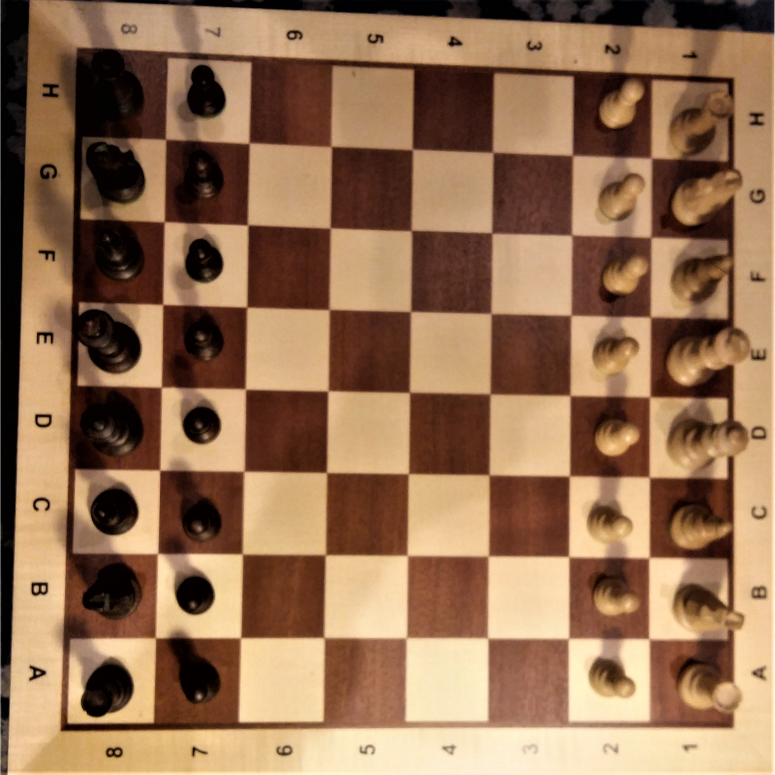
#> input picture src/imgs/szaszki.jpg, 2324 x 2324 px, found by its file name (shown at 1/3 size)
$ python test.py
#> lines starting #> are read from the running program, lines starting #| are printed output that depends on the picture; after the words box and inside, x2 and y2 are one past the last pixel; in counts of white or black regions, pixels touching at a corner belong together
import cv2
import numpy as np

img = cv2.imread('szaszki.jpg')
#> img is the input picture: shape (2324, 2324, 3); mean B, G, R 82.9, 112.4, 148.1
#img = cv2.resize(img,None,fx=0.4,fy=0.4)
gray = cv2.cvtColor(img,cv2.COLOR_BGR2GRAY)
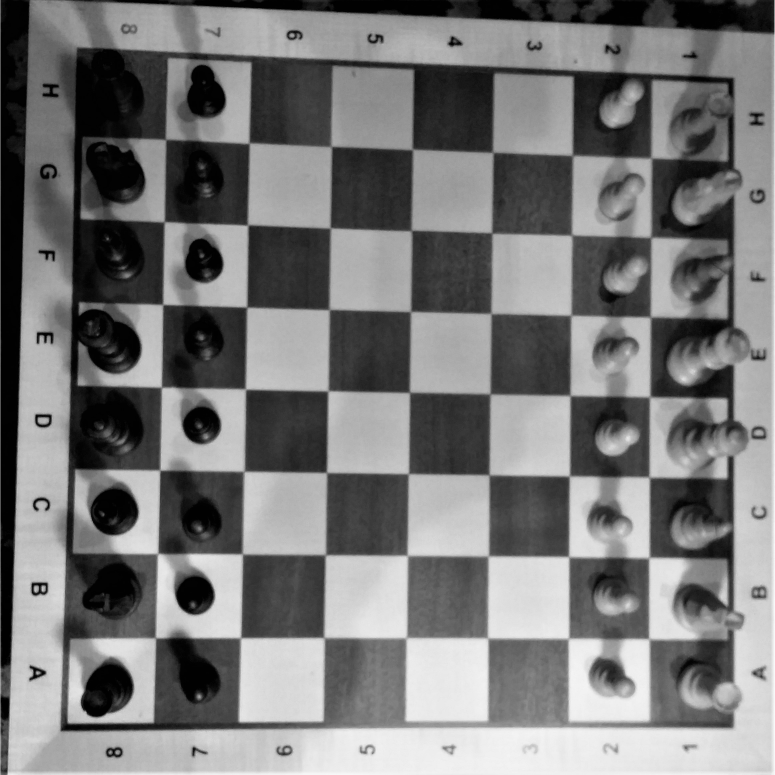
#> gray: shape (2324, 2324) (shown at 1/3 size); min 0, max 255, mean 119.7

# wykryte krawedzie
edges = cv2.Canny(gray,50,150)
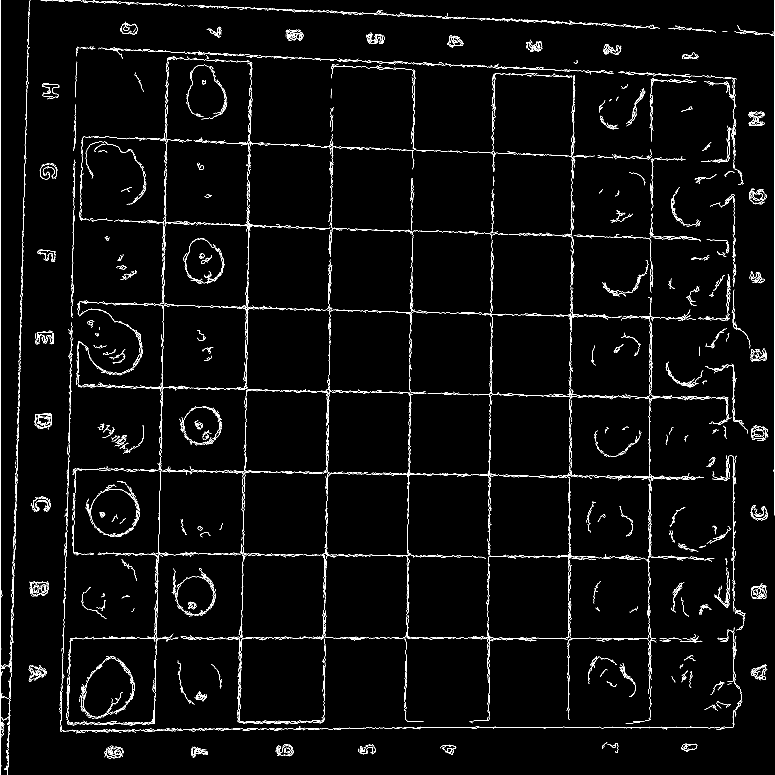
#> edges: shape (2324, 2324) (shown at 1/3 size); 2% white in thin lines or dots
cv2.imwrite('edges.jpg',edges)

# pogrubienie
kernel = np.ones((5,5),np.uint8)
dilation = cv2.dilate(edges,kernel,iterations = 1)
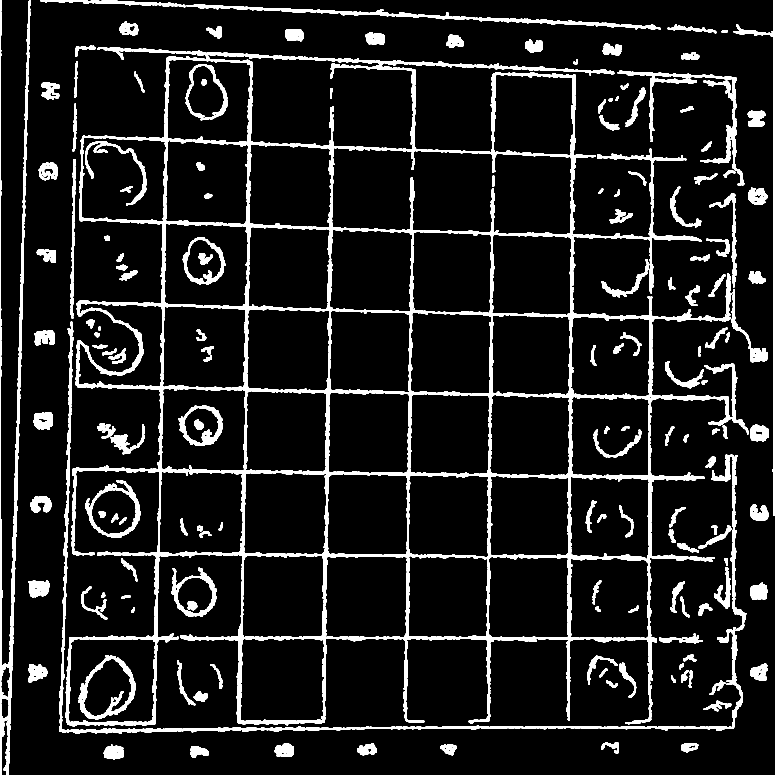
#> dilation: shape (2324, 2324) (shown at 1/3 size); 9.8% white; 168 white regions, largest, box (x1, y1, x2, y2) and area: (197, 141, 2246, 2179) 261179, (177, 965, 2229, 2202) 27702, (0, 0, 93, 2324) 27339
cv2.imwrite('dilation.jpg',dilation)

# rozmycie gaussa
gausiian = cv2.GaussianBlur(dilation,(3,3),0)
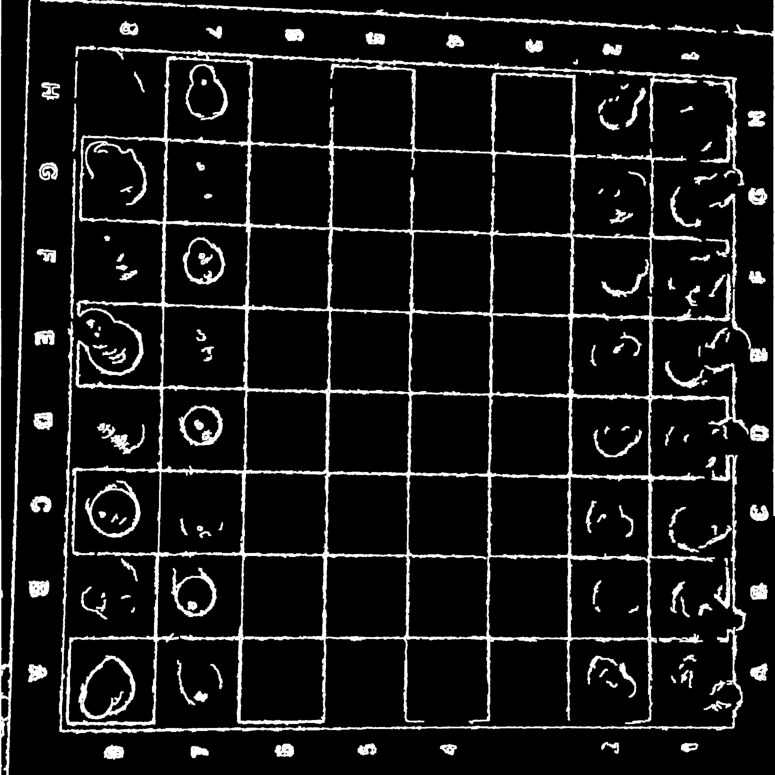
#> gausiian: shape (2324, 2324) (shown at 1/3 size); min 0, max 255, mean 24.9
cv2.imwrite('gaussian.jpg',gausiian)


minLineLength = 100
maxLineGap = 50
lines = cv2.HoughLinesP(gausiian,1,np.pi/180,100,minLineLength,maxLineGap)
#> lines = 1198 rows, first 6: [0, 2323, 0, 0], [1, 2323, 1, 0], [3, 2323, 3, 0], [1111, 1418, 2114, 1435], [751, 457, 756, 183], [486, 943, 495, 449]

width, higth, channels = img.shape
#> width = 2324; higth = 2324; channels = 3

blank_image = np.zeros((width, higth, channels), np.uint8)

for line in lines:
    for x1,y1,x2,y2 in line:
        cv2.line(blank_image,(x1,y1),(x2,y2),(0,255,0),2)
#> this loop made 1198 passes
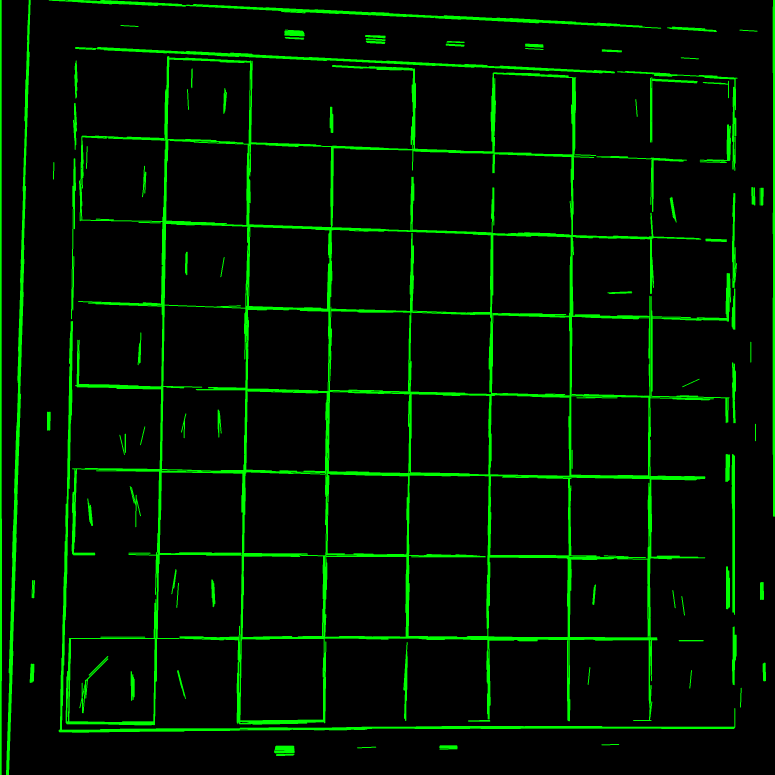
#> blank_image: shape (2324, 2324, 3) (shown at 1/3 size); mean of channels 0, 1, 2 0, 18.1, 0; drawn as B, G, R

cv2.imwrite('lines.jpg',blank_image)
